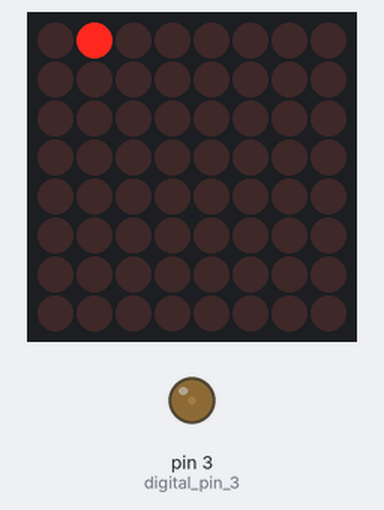
Bench run of a sketch on a simulated Arduino Uno, built with avr-gcc and run on an emulated ATmega328P. Shown: 8×8 LED matrix, output pins drawn as LEDs (lit = HIGH).

Above: at 0.1 s.
At 3.6 s:
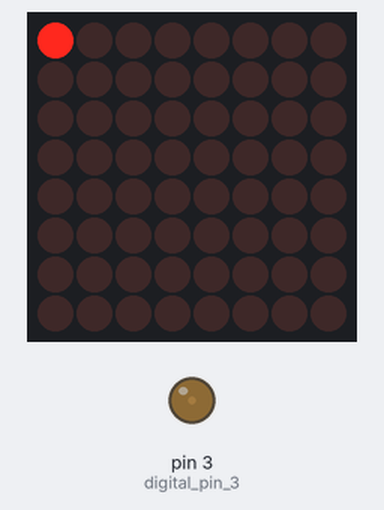
At 9.1 s:
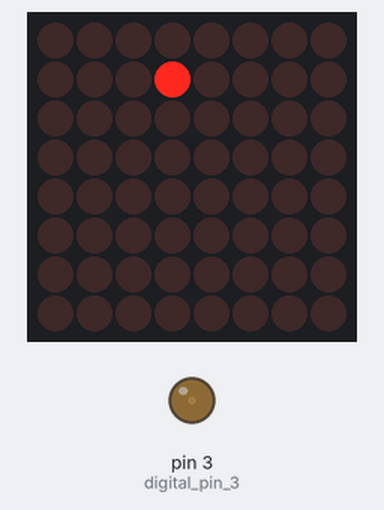
At 18.1 s:
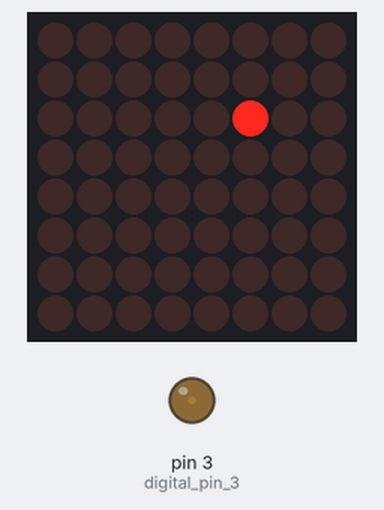
At 26.7 s:
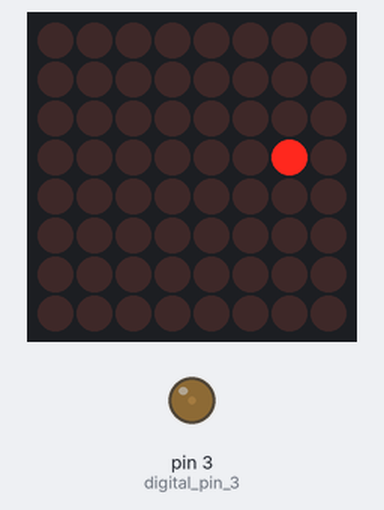
At 35.7 s:
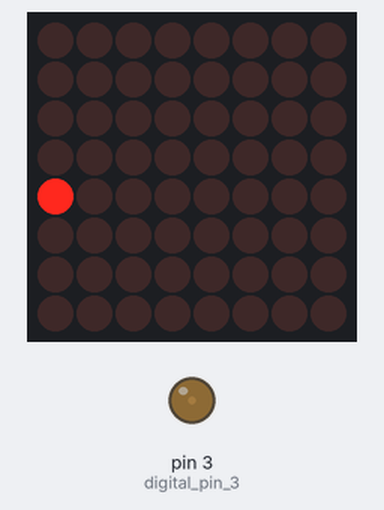

Measured:
- what the display in image 1 shows lasts 0.5 s, from 3.5 s to 4.0 s

The sketch:

allLights.ino
```cpp
#include <Wire.h>
#include <Adafruit_GFX.h>
#include "Adafruit_LEDBackpack.h"

#ifndef _BV
  #define _BV(bit) (1<<(bit))
#endif


Adafruit_LEDBackpack matrix = Adafruit_LEDBackpack();

uint8_t counter = 0;
uint16_t delayTime = 500;

void setup() {
  Serial.begin(9600);
  matrix.begin(0x70);  // pass in the address

  pinMode(3, OUTPUT);   //digital pin 3 = MCU STATUS
  analogWrite(3, 20);
}

void loop() {
    for (uint8_t c=0; c<8; c++){
        for (uint8_t a=0; a<16; a++){
            matrix.displaybuffer[c] = (1<<a);
            matrix.writeDisplay();
            delay(delayTime);
            matrix.displaybuffer[c] = 0;
        }
    }
}
```
